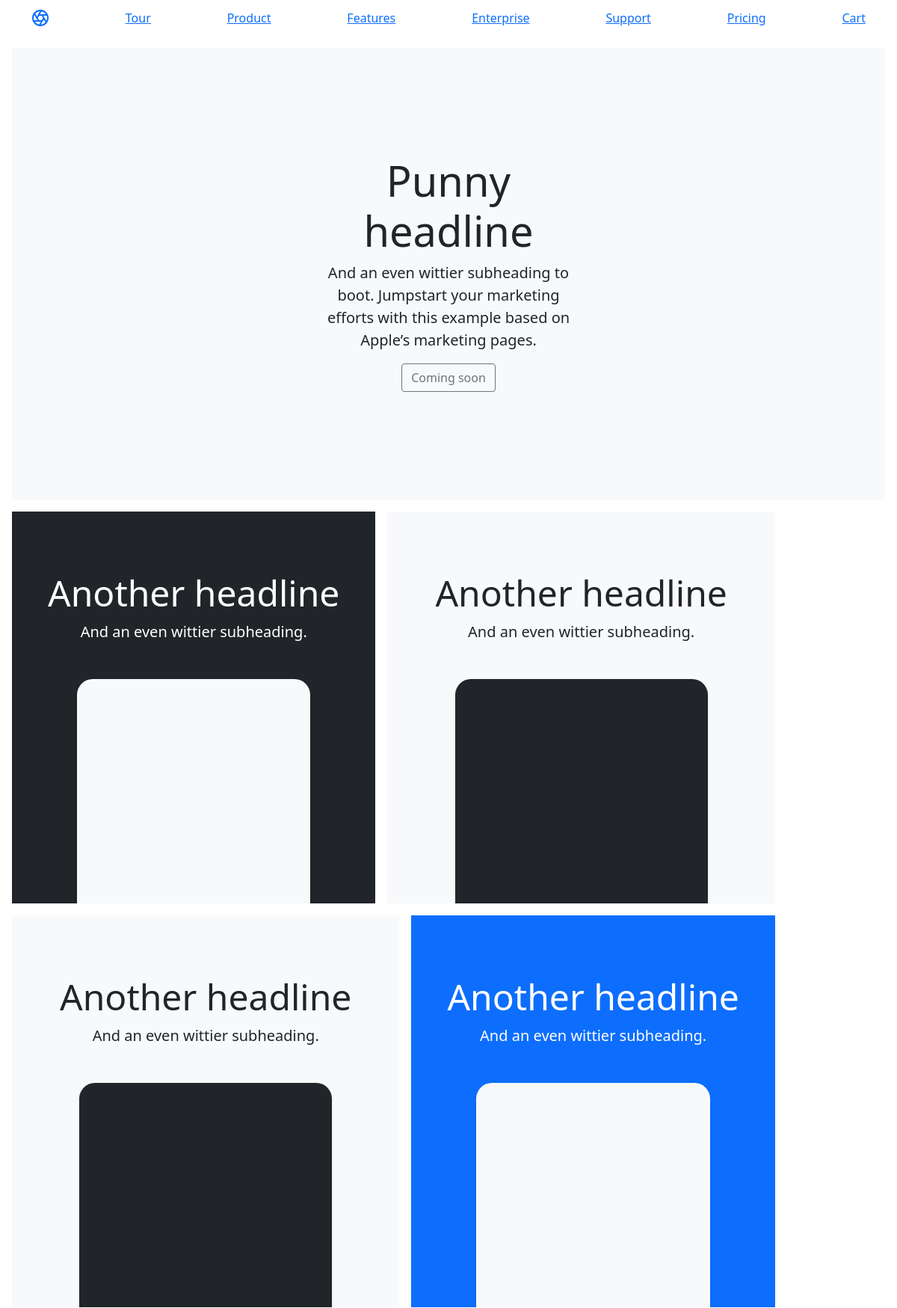
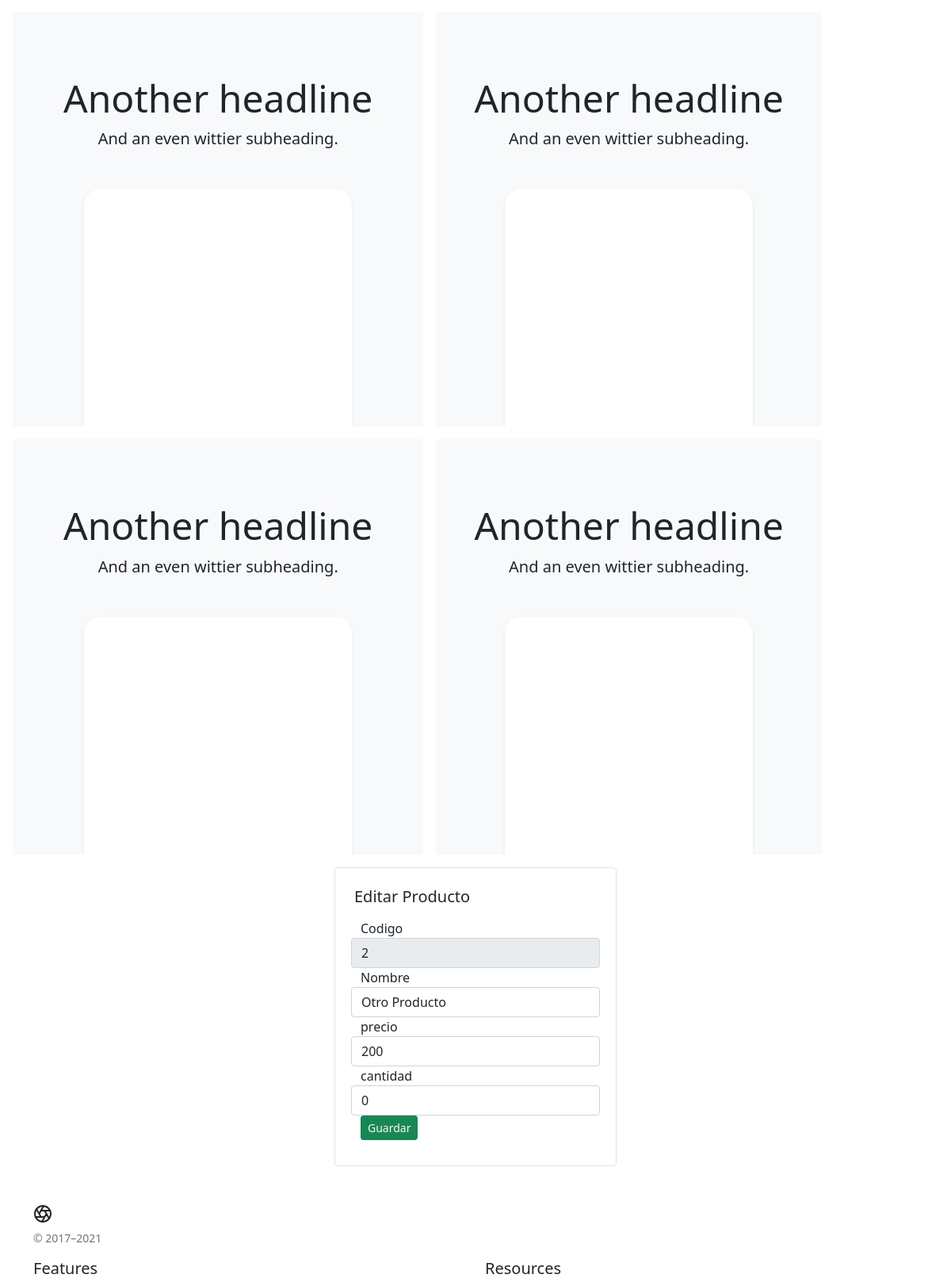
The app's page /editar/2 (upper part) with its own data (2 pictures, top to bottom).
### producto/models.py (models this page shows, shortened)
class Producto(models.Model):
    codigo = models.CharField(primary_key= True,max_length =6)
    nombre = models.CharField(max_length =50)
    precio = models.PositiveIntegerField()
    cantidad = models.PositiveIntegerField()

### producto/views.py (the view)
# urls.py: path('editar/<codigo>', views.edicionProducto),
def edicionProducto(request,codigo):
    prod = Producto.objects.get(codigo=codigo)
    if prod:
        return render(request,'editarProducto.html', {'producto': prod})
    else:
        messages.success(request,"No se encontro el producto con codigo %d" , codigo)
        return redirect('/')

### producto/templates/editarProducto.html
{% extends 'base.html' %}
{%block body%}
<div class="row">
    <div class="col-4 offset-md-4">
    <div class=" border rounded p-4">
        <h5 class="">Editar Producto</h5>
        <div class="p-1">
            <form class="p-1" action="/editarproducto/" method="post">{% csrf_token %}
                <div class="form-group row">
                    <label for="codigo">Codigo</label>
                    <input type="number" class="form-control" name="codigo" placeholder="codigo" value="{{ producto.codigo }}" readonly/>
                </div>
                <div class="form-group row">
                    <label for="nombre">Nombre</label>
                    <input type="text" class="form-control" name="nombre" placeholder="nombre" value="{{ producto.nombre }}" />
                </div>
                <div class="form-group row">
                    <label for="precio">precio</label>
                    <input type="number" class="form-control" name="precio" placeholder="precio" value="{{ producto.precio }}" />
                </div>
                <div class="form-group row">
                    <label for="cantidad">cantidad</label>
                    <input type="number" class="form-control" name="cantidad" placeholder="cantidad" value="{{ producto.cantidad }}"/>
                </div>
                <input type="submit" class="btn btn-success btn-sm text-light" value="Guardar" />
            </form>
        </div>
    </div>
</div>
</div>
{%endblock%}

### records on screen
Producto: codigo "2", nombre "Otro Producto", precio "200", cantidad "0"
